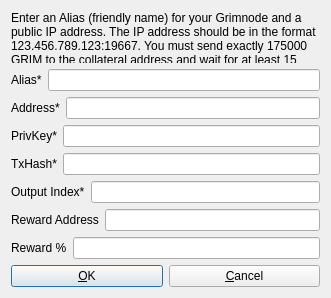
<?xml version="1.0" encoding="UTF-8"?>
<ui version="4.0">
 <class>AddEditAdrenalineNode</class>
 <widget class="QDialog" name="AddEditAdrenalineNode">
  <property name="geometry">
   <rect>
    <x>0</x>
    <y>0</y>
    <width>331</width>
    <height>298</height>
   </rect>
  </property>
  <property name="windowTitle">
   <string>Add/Edit Grim Node</string>
  </property>
  <property name="modal">
   <bool>true</bool>
  </property>
  <layout class="QVBoxLayout" name="verticalLayout">
   <item>
    <widget class="QLabel" name="label_9">
     <property name="sizePolicy">
      <sizepolicy hsizetype="Preferred" vsizetype="Expanding">
       <horstretch>0</horstretch>
       <verstretch>0</verstretch>
      </sizepolicy>
     </property>
     <property name="text">
      <string>&lt;html&gt;&lt;head/&gt;&lt;body&gt;&lt;p&gt;Enter an Alias (friendly name) for your Grimnode and a public IP address. The IP address should be in the format 123.456.789.123:19667. You must send exactly 175000 GRIM to the collateral address and wait for at least 15 confirmations.&lt;/p&gt;&lt;/body&gt;&lt;/html&gt;</string>
     </property>
     <property name="wordWrap">
      <bool>true</bool>
     </property>
    </widget>
   </item>
   <item>
    <layout class="QHBoxLayout" name="horizontalLayout_4">
     <property name="bottomMargin">
      <number>0</number>
     </property>
     <item>
      <widget class="QLabel" name="label_4">
       <property name="text">
        <string>Alias*</string>
       </property>
      </widget>
     </item>
     <item>
      <widget class="QLineEdit" name="aliasLineEdit"/>
     </item>
    </layout>
   </item>
   <item>
    <layout class="QHBoxLayout" name="horizontalLayout_5">
     <property name="bottomMargin">
      <number>0</number>
     </property>
     <item>
      <widget class="QLabel" name="label_6">
       <property name="text">
        <string>Address*</string>
       </property>
      </widget>
     </item>
     <item>
      <widget class="QLineEdit" name="addressLineEdit"/>
     </item>
    </layout>
   </item>
   <item>
    <layout class="QHBoxLayout" name="horizontalLayout_3">
     <property name="bottomMargin">
      <number>0</number>
     </property>
     <item>
      <widget class="QLabel" name="label_5">
       <property name="text">
        <string>PrivKey*</string>
       </property>
      </widget>
     </item>
     <item>
      <widget class="QLineEdit" name="privkeyLineEdit"/>
     </item>
    </layout>
   </item>
   <item>
    <layout class="QHBoxLayout" name="horizontalLayout_2">
     <property name="bottomMargin">
      <number>0</number>
     </property>
     <item>
      <widget class="QLabel" name="label_2">
       <property name="text">
        <string>TxHash*</string>
       </property>
      </widget>
     </item>
     <item>
      <widget class="QLineEdit" name="txhashLineEdit"/>
     </item>
    </layout>
   </item>
   <item>
    <layout class="QHBoxLayout" name="horizontalLayout_8">
     <property name="bottomMargin">
      <number>0</number>
     </property>
     <item>
      <widget class="QLabel" name="label_8">
       <property name="text">
        <string>Output Index*</string>
       </property>
      </widget>
     </item>
     <item>
      <widget class="QLineEdit" name="outputindexLineEdit"/>
     </item>
    </layout>
   </item>
   <item>
    <layout class="QHBoxLayout" name="horizontalLayout_6">
     <property name="bottomMargin">
      <number>0</number>
     </property>
     <item>
      <widget class="QLabel" name="label_3">
       <property name="text">
        <string>Reward Address</string>
       </property>
      </widget>
     </item> 
     <item>
      <widget class="QLineEdit" name="rewardaddressLineEdit"/>
     </item>
    </layout>
   </item>
   <item>
    <layout class="QHBoxLayout" name="horizontalLayout_7">
     <property name="bottomMargin">
      <number>0</number>
     </property>
     <item>
      <widget class="QLabel" name="label_7">
       <property name="text">
        <string>Reward %</string>
       </property>
      </widget>
     </item>
     <item>
      <widget class="QLineEdit" name="rewardpercentageLineEdit"/>
     </item>
    </layout>
   </item>
   <item>
    <layout class="QHBoxLayout" name="horizontalLayout_Buttons">
     <item>
      <widget class="QPushButton" name="okButton">
       <property name="text">
        <string>&amp;OK</string>
       </property>
      </widget>
     </item>
     <item>
      <widget class="QPushButton" name="cancelButton">
       <property name="text">
        <string>&amp;Cancel</string>
       </property>
       <property name="autoDefault">
        <bool>false</bool>
       </property>
      </widget>
     </item>
    </layout>
   </item>
  </layout>
 </widget>
 <resources/>
 <connections/>
</ui>
